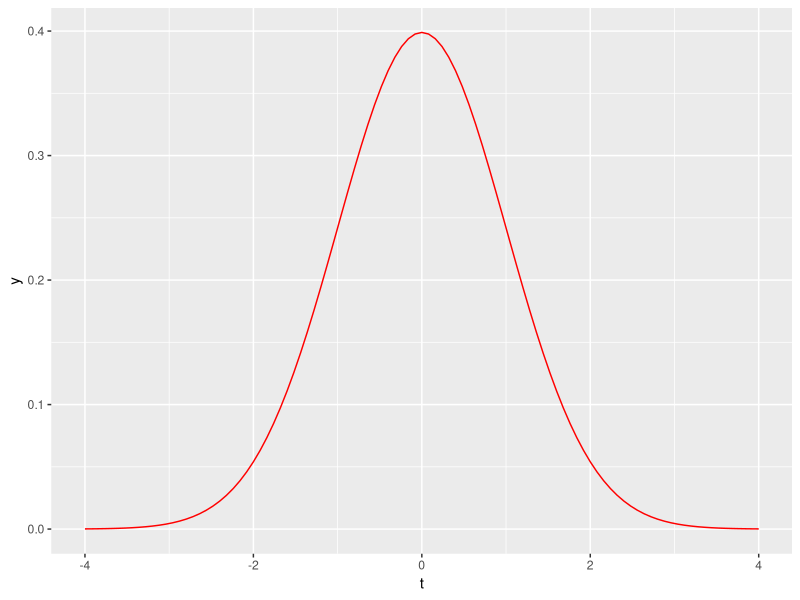
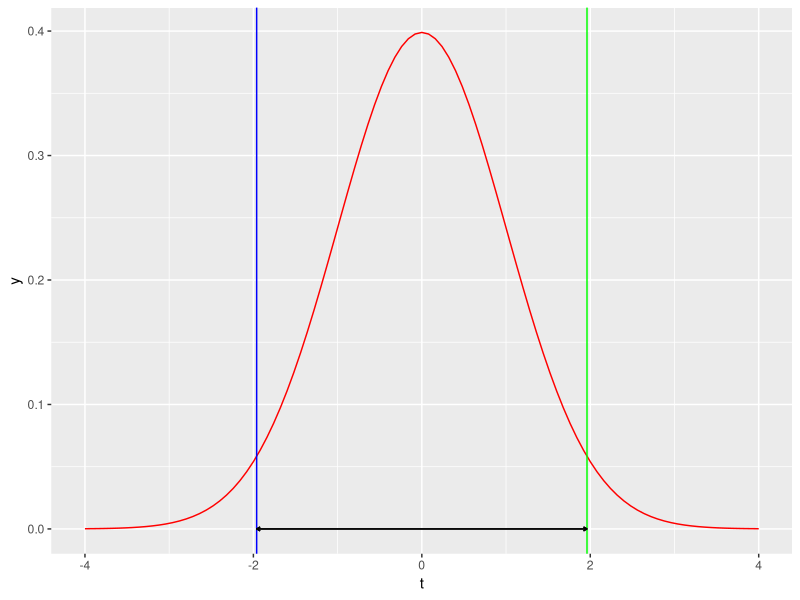
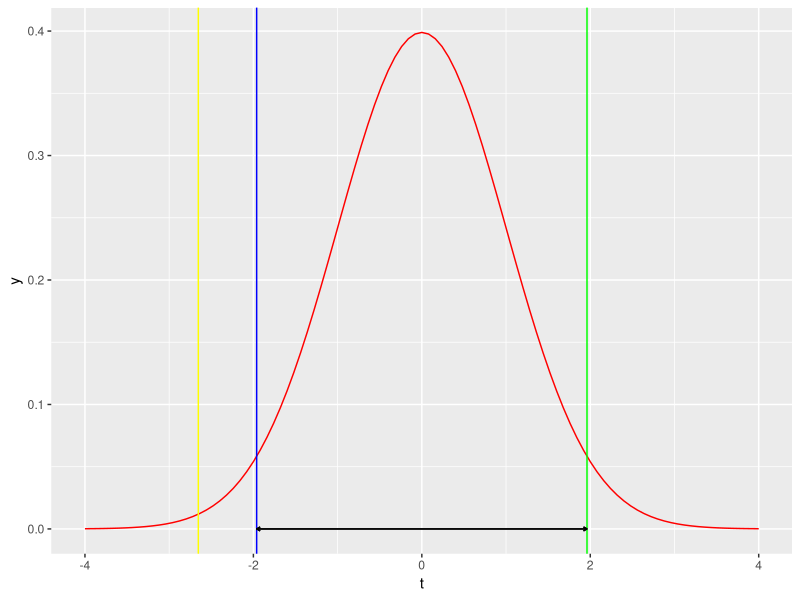

Reproduce these figures in R, in order.
## ---- chunk 1

numerateur <- 2.75 - 3.01
denominateur <- sqrt((855*2.030^2 + 1085*2.225^2)/(855 + 1085 - 2)*(855 + 1085)/(855*1085))
t_calcule <- numerateur/denominateur

t_calcule  


calcule1 <- 855*2.030^2
## ---- chunk 2
library(ggplot2)

courbe <-
  ggplot(data = data.frame(t = c(-4, 4)), aes(t)) +
 # stat_function(fun = dt, n = 1940, args = list(df = 12), color = "blue") +
  stat_function(fun = dt, args = list(df = 1938), color = "red") 

## ---- chunk 3

courbe

## ---- chunk 4

bi <- qt(0.025, df=1938)
bs <- qt(0.975, df=1938)

c(bi, bs)
## ---- chunk 5

acceptation_rejet <-
  ggplot(data = data.frame(t = c(-4, 4)), aes(t)) +
 # stat_function(fun = dt, args = list(df = 12), color = "blue") +
  stat_function(fun = dt, args = list(df = 1938), color = "red") +
  geom_vline(aes(xintercept = bi), color = "blue") +
  geom_vline(aes(xintercept = bs), color = "green") +
  geom_segment(aes(x = -1.96, xend = 1.96, y = 0, yend = 0), 
               arrow = arrow(length = unit(0.1,"cm"), ends = "both"), 
               color = "black") +
  theme(legend.position = "none")

## ---- chunk 6
acceptation_rejet
## ---- chunk 7

acceptation_rejet <-
  ggplot(data = data.frame(t = c(-4, 4)), aes(t)) +
 # stat_function(fun = dt, args = list(df = 12), color = "blue") +
  stat_function(fun = dt, args = list(df = 1938), color = "red") +
  geom_vline(aes(xintercept = bi), color = "blue") +
  geom_vline(aes(xintercept = bs), color = "green") +
  geom_vline(aes(xintercept = -2.653868), color = "yellow") +
  geom_segment(aes(x = -1.96, xend = 1.96, y = 0, yend = 0), 
               arrow = arrow(length = unit(0.1,"cm"), ends = "both"), 
               color = "black")  +
  theme(legend.position = "none")
acceptation_rejet


